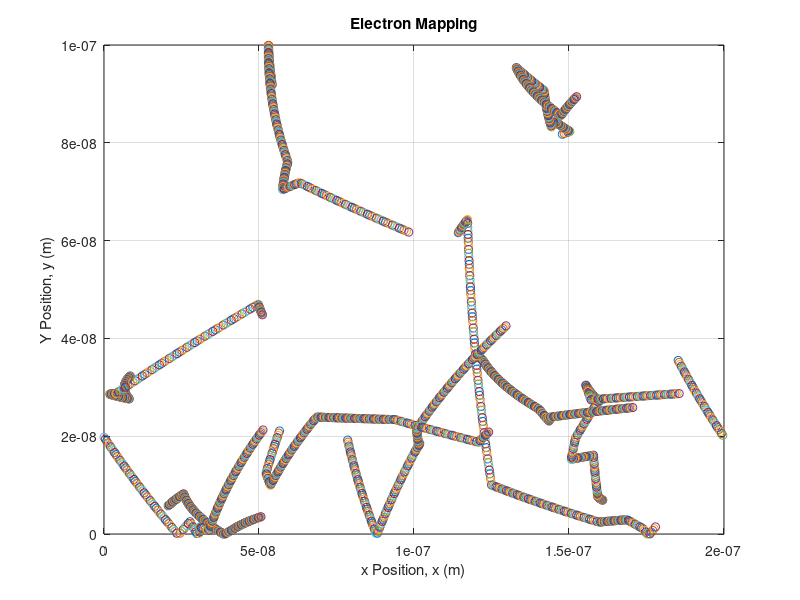
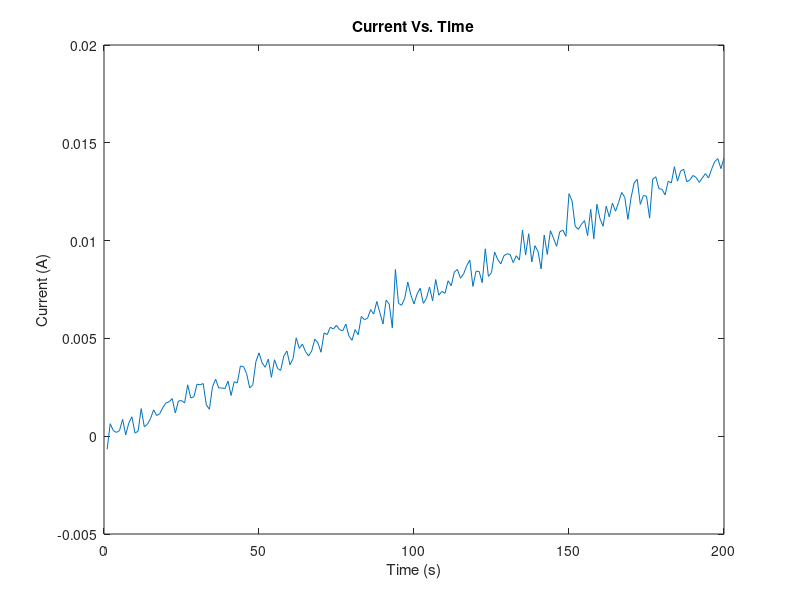
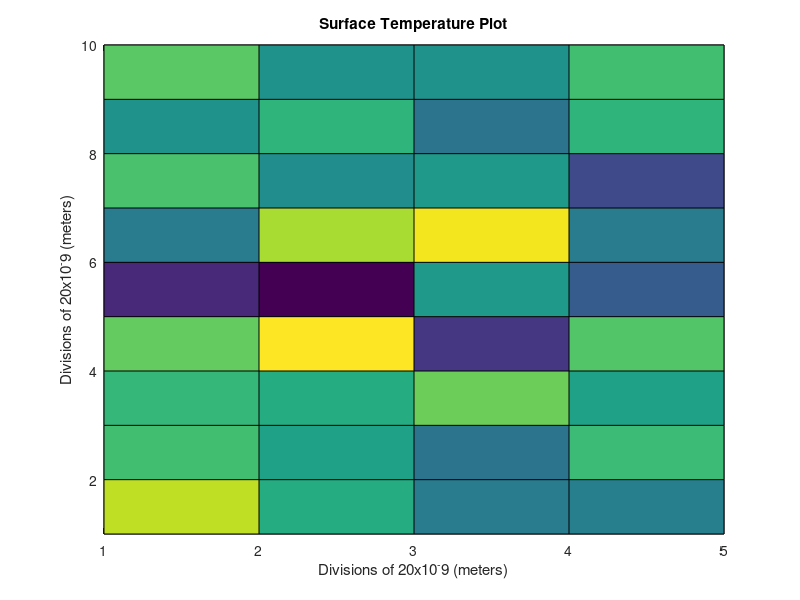
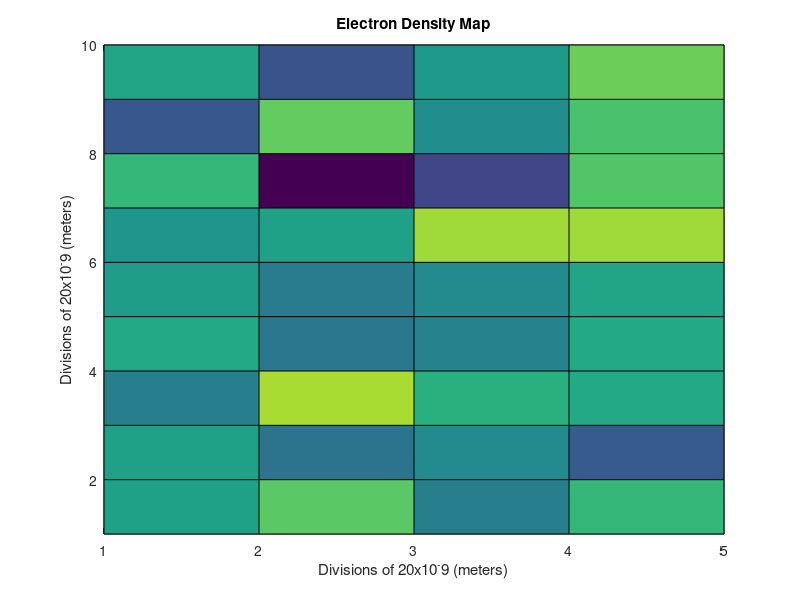

These figures' MATLAB source, in order:
clear variables
%define constants
m = 9.1e-31;
k = 1.381e-23;
T = 300;
np = 200000; %To give density of 10^15 per cm squared asked for in outline
%Width Length of system & starting positions
L = 200e-9;
W = 100e-9;
xp = rand(np,1)*L;
yp = rand(np,1)*W;
%velocity vectors and std
vxstd = 0.5;
vx = sqrt(2*k*T/m)*randn(np,1)*vxstd;
vy = sqrt(2*k*T/m)*randn(np,1)*vxstd;

%%Ex = 0.1V/(200*10^-9m)
%%Ex = 500000V/m
Ex = 500000;

%%elementary charge
q = 1.602e-19;

%%qE = ma --> a=qE/m
a = q*Ex/m;

dt = 5e-15;

dv = a*dt

for t = 1:200
    tv(t) = t;
    VV = (vx + dv*t);
    x = xp + VV*dt; 
    y = yp + vy*dt;
    %logical indexing of x boundaries
    ix = x > 200e-9;
    x(ix) = x(ix)-200e-9;
    ux = x < 0 ;
    x(ux) = x(ux) +200e-9;
    %logical indexing of x boundaries
    iy = y > 100e-9 ;
    vy(iy) = -vy(iy);
    uy = y < 0 ;
    vy(uy) = -vy(uy);
%     probability of scattering
    Pscat = (1-exp(-dt/0.2e-12));
    scat = rand(np,1);
    iscat = scat<Pscat;
    nones = nnz(iscat);
%     generate new velocity if scattered
    vx(iscat) = sqrt(2*k*T/m)*randn(nones,1)*vxstd;
    vy(iscat) = sqrt(2*k*T/m)*randn(nones,1)*vxstd;
    
    %Positive current contribution 
    Ipos = nnz(ix);
    
    %%Negative contribution to current 
    Ineg = nnz(ux);
    
    %%Current Calculation 
    current(t) = (Ipos-Ineg)*q/dt;
    time(t)= t;
    
    figure(1)
    plot(x(1:20000:end),y(1:20000:end),'o');
    grid on
    hold on
    title('Electron Mapping')
    xlabel('x Position, x (m)')
    ylabel('Y Position, y (m)')
    axis ([0 L 0 W])
    
    
    msv = mean(vx.^2 + vy.^2);
    temp(t) = (m*msv/(k));
    %figure(2)
    %plot(tv,temp)
    %title('Temperature vs. Time')
    %xlabel('Time')
    %ylabel('Temperature(C)')
    
    
    xp = x;
    yp = y;
    
    pause(0.1)
end

figure (2)
plot(time,current)
title('Current Vs. Time')
ylabel('Current (A)')
xlabel('Time (s)')

    %logical indexing for density and temp plot 
    for ii = 1:10
        dx = L/10;
        %cell boundaries 
        x1 = (ii-1)*dx;
        x2 = x1 + dx;
       
        Ix = x > x1 & x < x2;
        
        for jj = 1:5
            dy = W/5;
            %cell boundaries
            y1 = (jj-1)*dy;
            y2 = y1 + dy;
            
            Iy = y > y1 & y < y2;
            %particles in cell 
            Ixy = Ix&Iy;
            %positions
            xpa = x(Ixy);
            ypa = y(Ixy);
            %velocities
            vxpa = vx(Ixy);
            vypa = vy(Ixy);
            % number of particles in cell
            npa = length(xpa);
            
            if npa == 0
                Temp(ii,jj) = 300;
                %density plot 
                elecdense(ii,jj)= npa./(W*L);
            else
                %temp plot 
                Temp(ii,jj) = m*sum(vxpa.^2 + vypa.^2)/(2*k*npa);
                elecdense(ii,jj)= npa./(W*L);
                
            end
        end 
    end 
    
    figure(4)
    pcolor(Temp)
    title('Surface Temperature Plot')
    zlabel('Temperature (C)')
    xlabel('Divisions of 20x10^-9 (meters)')
    ylabel('Divisions of 20x10^-9 (meters)')  
    
    figure (5)
    pcolor(elecdense)
    title('Electron Density Map')
    zlabel(' e- Density (e-/m^2)')
    xlabel('Divisions of 20x10^-9 (meters)')
    ylabel('Divisions of 20x10^-9 (meters)')
    
    
